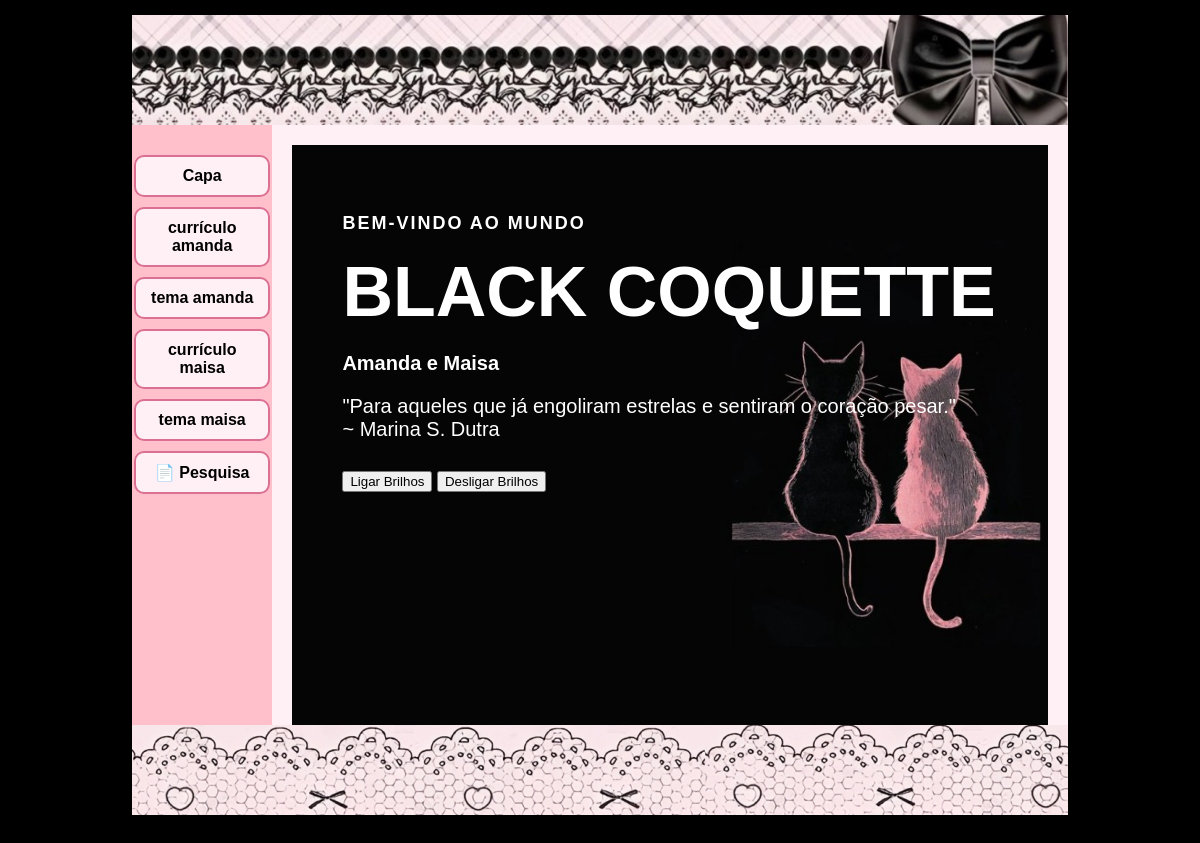
The page / on the database its author committed.
### portal/models.py (models this page shows, shortened)
class Menu(models.Model):
    TIPO_DESTINO_CHOICES = [
        ('interno', 'Conteúdo Interno'),
        ('externo', 'Link Externo'),
    ]
    titulo = models.CharField(max_length=50)
    tipo_destino = models.CharField(max_length=10, choices=TIPO_DESTINO_CHOICES, default='interno')
    conteudo_relacionado = models.ForeignKey(
        Conteudo, on_delete=models.SET_NULL, null=True, blank=True, related_name='itens_menu'
    )
    url_externa = models.URLField(max_length=200, blank=True, null=True)
    ordem = models.IntegerField(default=0)
    ativo = models.BooleanField(default=True)
    class Meta:
        ordering = ['ordem']

### portal/views.py (the view)
# urls.py: path('', views.index, name='index'),
def index(request):
    menu = get_menu_ativo()
    return render(request, 'portal/index.html', {'menu': menu})

### portal/views.py (called while the page is built)
def get_menu_ativo():
    return Menu.objects.filter(ativo=True)

### portal/templates/portal/index.html (shortened to what this page needs)
{% extends 'portal/base.html' %}
{% load static %}
{% block content %}
<section class="capa" style="width:100%; height:100%; background:black url('{% static 'portal/img/capa.jpg' %}') right center/cover no-repeat; color:white; padding:50px; font-family: Arial, sans-serif;">
    <p style="font-size:18px; font-weight:bold; letter-spacing:2px;">
        BEM-VINDO AO MUNDO
    </p>
    <h1 class="titulo-capa" style="font-size:70px; font-weight:900; margin:0;">
        BLACK COQUETTE
    </h1>
    <h2 style="margin-top:20px; display:flex; font-size:20px; font-weight:bold;">
        <span>Amanda e Maisa</span>
    </h2>
    <p style="margin-top:20px; display:flex; font-size:20px;">
        "Para aqueles que já engoliram estrelas e sentiram o coração pesar."
        <br>~ Marina S. Dutra
    </p>
    <section style="margin-top:30px;">
        <button onclick="brilho(1)">
            Ligar Brilhos
        </button>
        <button onclick="brilho(0)">
            Desligar Brilhos
        </button>
    </section>
</section>
{% endblock %}

### portal/templates/portal/base.html (shortened to what this page needs)
{% load static %}
<!DOCTYPE html>
<html lang="pt-br">
<head>
    <link rel="stylesheet" href="{% static 'portal/css/style.css' %}">
</head>
<body>
    <header id="cabecalho"></header>
    <main id="container">
        <nav id="menu">
            <a href="{% url 'index' %}">Capa</a>
            {% for item in menu %}
                {% if item.tipo_destino == 'interno' and item.conteudo_relacionado %}
                    <a href="{% url 'exibir_conteudo' item.conteudo_relacionado.slug %}">{{ item.titulo }}</a>
                {% elif item.tipo_destino == 'externo' and item.url_externa %}
                    <a href="{{ item.url_externa }}" target="_blank">{{ item.titulo }}</a>
                {% endif %}
            {% endfor %}
            <a href="{% static 'portal/pdf/pesquisa_validacao.pdf' %}" download class="btn-pdf">
                📄 Pesquisa
            </a>
        </nav>
        <section id="conteudo" style="padding:20px;">
            {% block content %}{% endblock %}
        </section>
    </main>
    <footer id="rodape"></footer>
</body>
</html>

### portal/static/portal/css/style.css (style rules this page uses)
body { background-color: #000000; font-family: Arial, sans-serif; margin: 15px; padding: 0; }
#cabecalho { background-image: url('img/cabecalho.jpg'); background-repeat: no-repeat; background-position: right center; background-size: cover; width: 80%; height: 110px; margin: auto; text-align: center; font-size: 30px; line-height: 100px; color: #000000; text-shadow: 1px 1px 2px white; }
#container { width: 80%; margin: auto; display: flex; }
#menu { width: 15%; height: 580px; background-color: #FFC0CB; text-align: center; padding-top: 20px; }
#menu a { display: block; width: 80%; margin: 10px auto; padding: 10px; background-color: #FFF0F5; color: black; text-decoration: none; border: 2px solid #DB7093; border-radius: 10px; font-weight: bold; text-align: center; }
#conteudo { width: 85%; height: 600px; padding: 0; box-sizing: border-box; overflow: auto; background-color: #FFF0F5; }
#rodape { background-image: url('img/rodape.jpg'); background-repeat: repeat; background-position: center; width: 80%; height: 90px; margin: auto; text-align: center; font-size: 30px; line-height: 90px; }
.capa { width: 100%; min-height: 600px; box-sizing: border-box; }
.titulo-capa { font-size: 70px; }

### rows shown on the page
Menu: titulo "currículo amanda"
Menu: titulo "tema amanda"
Menu: titulo "currículo maisa"
Menu: titulo "tema maisa"
